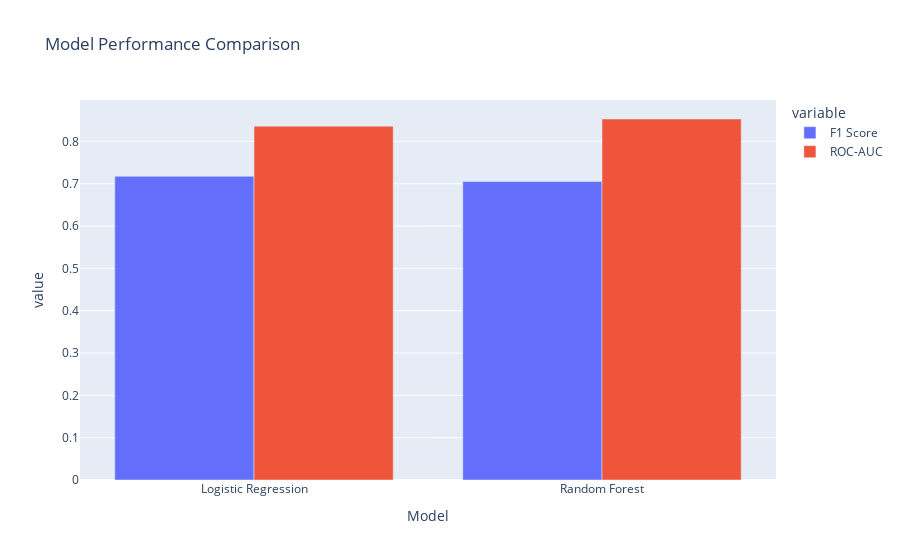

Notebook cell for this chart:
### Code cell
comparison_df = pd.DataFrame({
    "Model": ["Logistic Regression", "Random Forest"],
    "F1 Score": [log_f1, rf_f1],
    "ROC-AUC": [log_auc, rf_auc]
})

fig = px.bar(
    comparison_df,
    x="Model",
    y=["F1 Score", "ROC-AUC"],
    barmode="group",
    title="Model Performance Comparison"
)

fig.show()

### Figure 1 — Plotly figure (JSON) as saved in the notebook; plotly's stock layout.template omitted (floating-point values rounded to 4 significant figures)
{"data": [{"alignmentgroup": "True", "hovertemplate": "variable=F1 Score<br>Model=%{x}<br>value=%{y}<extra></extra>", "legendgroup": "F1 Score", "marker": {"color": "#636efa", "pattern": {"shape": ""}}, "name": "F1 Score", "offsetgroup": "F1 Score", "orientation": "v", "showlegend": true, "textposition": "auto", "type": "bar", "x": ["Logistic Regression", "Random Forest"], "xaxis": "x", "y": [0.7175, 0.7053], "yaxis": "y"}, {"alignmentgroup": "True", "hovertemplate": "variable=ROC-AUC<br>Model=%{x}<br>value=%{y}<extra></extra>", "legendgroup": "ROC-AUC", "marker": {"color": "#EF553B", "pattern": {"shape": ""}}, "name": "ROC-AUC", "offsetgroup": "ROC-AUC", "orientation": "v", "showlegend": true, "textposition": "auto", "type": "bar", "x": ["Logistic Regression", "Random Forest"], "xaxis": "x", "y": [0.8359, 0.8529], "yaxis": "y"}], "layout": {"barmode": "group", "legend": {"title": {"text": "variable"}, "tracegroupgap": 0}, "title": {"text": "Model Performance Comparison"}, "xaxis": {"anchor": "y", "domain": [0, 1], "title": {"text": "Model"}}, "yaxis": {"anchor": "x", "domain": [0, 1], "title": {"text": "value"}}}}
